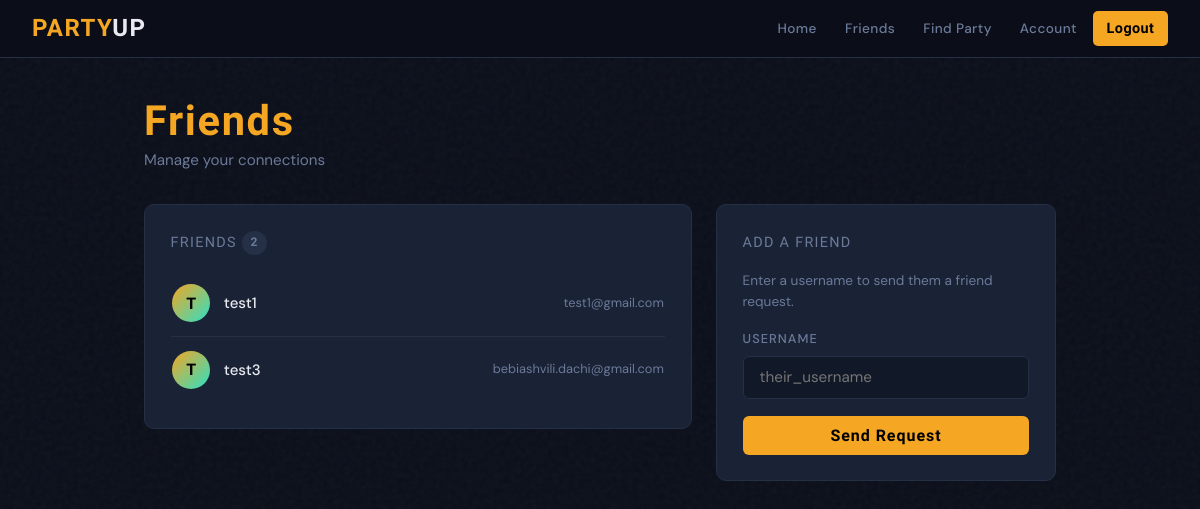
Before: /friends/ (signed in) with the older database file.
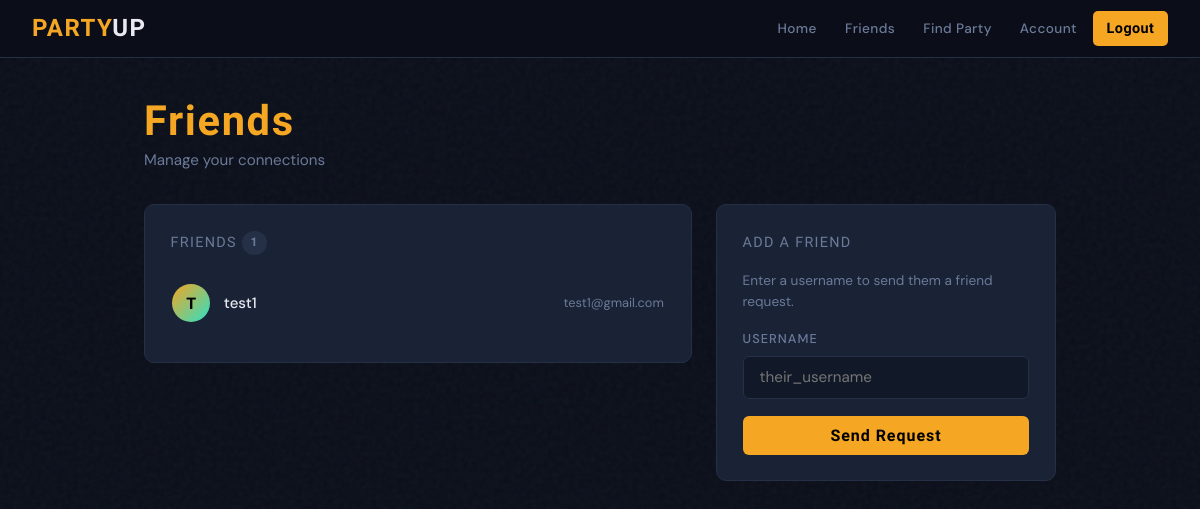
After: the same page with the newer database file.
### Bunker_App/models.py (models this page shows, shortened)
class Friend(models.Model):
    STATUS_CHOICES = [
        ('pending', 'Pending'),
        ('accepted', 'Accepted'),
        ('declined', 'Declined'),
    ]
    from_user = models.ForeignKey(User, related_name='friend_requests_sent', on_delete=models.CASCADE)
    to_user = models.ForeignKey(User, related_name='friend_requests_received', on_delete=models.CASCADE)
    status = models.CharField(max_length=10, choices=STATUS_CHOICES, default='pending')
    created_at = models.DateTimeField(auto_now_add=True)
    class Meta:
        unique_together = ('from_user', 'to_user')

### Bunker_App/views.py (the view, shortened to what this page needs)
# urls.py: path('friends/', friends_view, name='friends'),
@login_required_message
def friends_view(request):
    from .models import Friend, Profile
    friends = Friend.objects.filter(
        (Q(from_user=request.user) | Q(to_user=request.user)) & Q(status='accepted')
    ).select_related('from_user', 'to_user')
    friend_requests = Friend.objects.filter(to_user=request.user, status='pending').select_related('from_user')
    return render(request, 'friends.html', {
        'friends': friends,
        'friend_requests': friend_requests,
    })

### Bunker_App/utils.py (called while the page is built)
def login_required_message(view_func):
    @wraps(view_func)
    def wrapper(request, *args, **kwargs):
        if not request.user.is_authenticated:
            messages.warning(request, "Try to login to access this page")
            return redirect('login')  # redirect to your login page
        return view_func(request, *args, **kwargs)
    return wrapper

### Bunker_App/templates/friends.html (shortened to what this page needs)
{% extends "base.html" %}
{% block content %}
<div class="page-header anim">
  <div>
    <h1>Friends</h1>
    <p class="subtitle">Manage your connections</p>
  </div>
</div>
<div class="friends-layout">
  <div>
    <div class="card anim anim-d2">
      <div class="card-title">Friends <span class="badge badge-muted">{{ friends.count }}</span></div>
      {% if friends %}
        {% for fr in friends %}
          {% if fr.from_user == request.user %}
            {% with friend_user=fr.to_user %}
            <div class="user-pill">
              <div class="avatar-sm">{{ friend_user.username|first|upper }}</div>
              <span class="user-name">{{ friend_user.username }}</span>
              <span style="font-size:.8rem; color:var(--muted);">{{ friend_user.email }}</span>
            </div>
            {% endwith %}
          {% else %}
            {% with friend_user=fr.from_user %}
            <div class="user-pill">
              <div class="avatar-sm">{{ friend_user.username|first|upper }}</div>
              <span class="user-name">{{ friend_user.username }}</span>
              <span style="font-size:.8rem; color:var(--muted);">{{ friend_user.email }}</span>
            </div>
            {% endwith %}
          {% endif %}
        {% endfor %}
      {% else %}
        <div class="empty" style="padding:2rem 0;">
          <div class="empty-icon">👥</div>
          <p>No friends yet. Add someone!</p>
        </div>
      {% endif %}
    </div>
  </div>
  <div class="sidebar-card anim anim-d3">
    <div class="card">
      <div class="card-title">Add a Friend</div>
      <p style="color:var(--muted); font-size:.85rem; margin-bottom:1rem;">
        Enter a username to send them a friend request.
      </p>
      <form method="POST" action="{% url 'friends' %}">
        <div class="field">
          <label for="username">Username</label>
          <input type="text" id="username" name="username" placeholder="their_username" required />
        </div>
        <button type="submit" class="btn btn-primary btn-full">Send Request</button>
      </form>
    </div>
  </div>
</div>
{% endblock %}

Changed rows visible on the page:
removed Friend: from_user.username|first "T", from_user.username "test3", from_user.email "bebiashvili.dachi@gmail.com"
Other visible differences:
{{ friends.count }}: "2" → "1"
